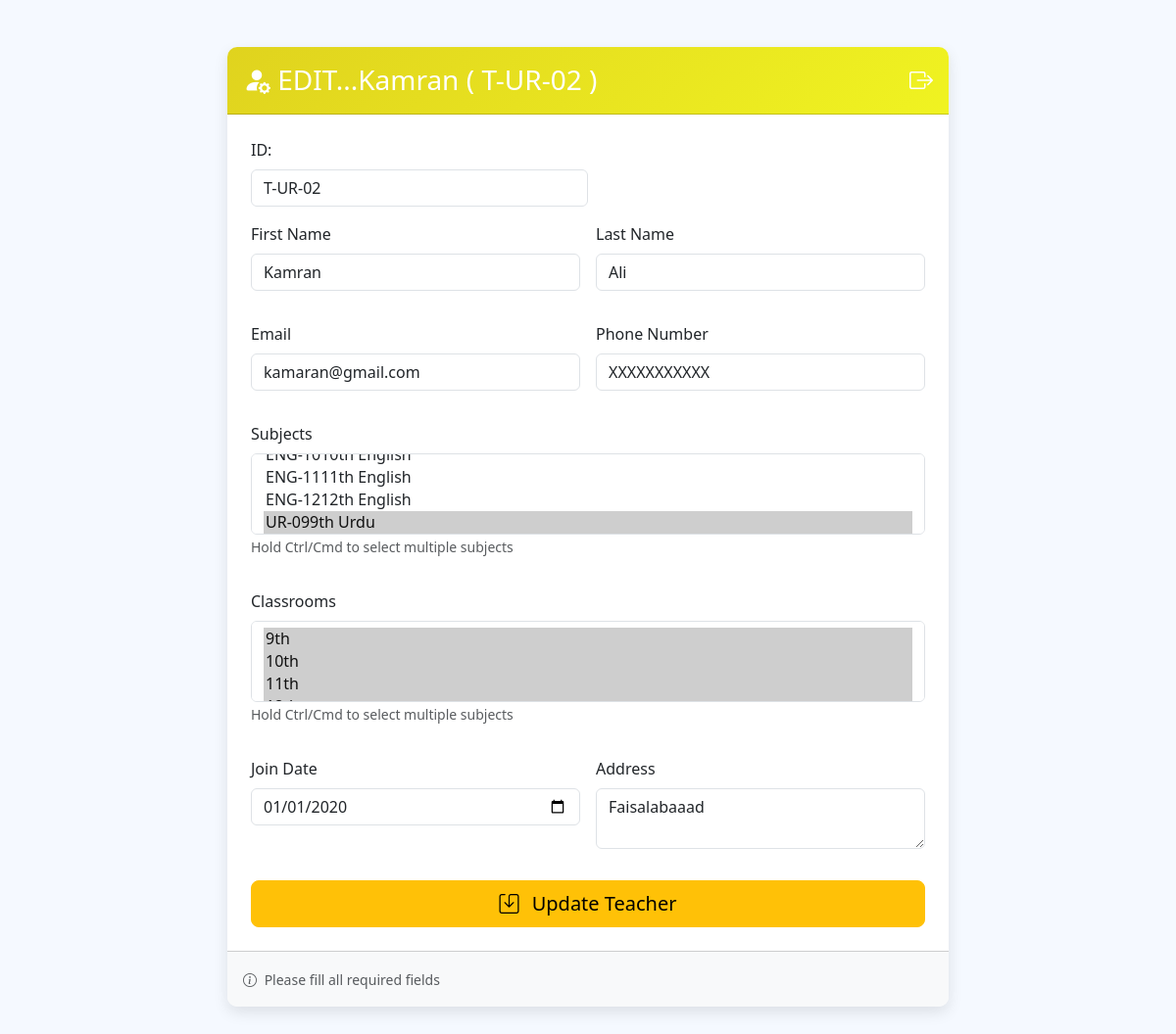
Page /edit_teachers/T-UR-02/ on the committed database.
### app_Admin/models/teacher.py (models this page shows, shortened)
class Teacher(models.Model):
    user = models.OneToOneField(User, on_delete=models.CASCADE)
    id=models.CharField(max_length=50, unique=True, primary_key=True)
    first_name=models.CharField(max_length=100)
    last_name=models.CharField(max_length=100)
    subject=models.ManyToManyField('app_Admin.Subject', through='Teacher_Subject', related_name='subject_of_teachers')
    classroom=models.ManyToManyField('app_Admin.classroom', through='Teacher_Classroom', related_name='classroom_of_teachers')
    address=models.TextField()
    contact_no=models.CharField(max_length=11)
    email=models.EmailField(unique=True)
    Join_date=models.DateField()
    school=models.ForeignKey(School, on_delete=models.CASCADE)

### app_Admin/models/subject.py (models this page shows, shortened)
class Subject(models.Model):
    id=models.CharField(max_length=50, primary_key=True)
    name=models.CharField(max_length=50,)
    classroom=models.ForeignKey(Classroom, on_delete=models.CASCADE, default='9')

### app_Admin/models/classroom.py (models this page shows, shortened)
class Classroom(models.Model):
    id=models.IntegerField(max_length=2, primary_key=True)
    name=models.CharField(max_length=50,default='class')

### app_Admin/views_part/admin_view.py (the view, shortened to what this page needs)
# urls.py: path('edit_teachers/<str:teacher_id>/',views.editTeachers.as_view(), name='edit_teachers'),
class editTeachers(View):
    def get(self,request,teacher_id):
        teacher = get_object_or_404(Teacher, pk=teacher_id)
        return render(request, 'edit_teachers.html', {
            'teacher': teacher,
            'form': TeacherForm(instance=teacher)
        })

### app_Admin/forms/teacher_form.py
class TeacherForm(forms.ModelForm):
    class Meta:
        model=Teacher
        fields = '__all__'
        exclude = ['school']
    def __init__(self, *args, **kwargs):
        super(TeacherForm, self).__init__(*args, **kwargs)
        assigned_student_users = Student.objects.values_list('user_id', flat=True)
        assigned_teacher_users = Teacher.objects.values_list('user_id', flat=True)
        all_assigned_users = list(assigned_student_users) + list(assigned_teacher_users)
        self.fields['user'].queryset = User.objects.filter(
        is_superuser=False,
        is_staff=False
        ).exclude(id__in=all_assigned_users)
        self.fields['user'].widget.attrs.update({'class': 'form-select'})

### app_Admin/templates/edit_teachers.html (shortened to what this page needs)
{% load static %}
<!DOCTYPE html>
<html lang="en">
<head>
    <link href="https://cdn.jsdelivr.net/npm/bootstrap@5.3.7/dist/css/bootstrap.min.css" rel="stylesheet">
    <link href="https://cdn.jsdelivr.net/npm/bootstrap-icons@1.11.3/font/bootstrap-icons.min.css" rel="stylesheet">
</head>
<body class="bg-light-blue">
    <div class="container py-5">
        <div class="row justify-content-center">
            <div class="col-lg-8">
                <div class="card form-card">
                    <div class="card-header form-header py-3 d-flex justify-content-between align-items-center">
                        <h3 class="mb-0"><i class="bi bi-person-fill-gear"></i> EDIT...{{teacher.first_name}}  ( {{teacher.id}} )</h3>
                    <a href="{% url "list_teachers" %}" class="logout-btn text-decoration-none" title="List">
                            <i class="bi bi-box-arrow-right fs-4"></i>
                        </a>
                    </div>
                    <div class="card-body p-4">
                        <form method="POST" enctype="multipart/form-data " id="tForm">
                        <div class="col-md-6">
                                    <div class="mb-3">
                                        <label for="id" class="form-label">ID:</label>
                                        <input type="text" class="form-control" id="id" name="id" value="{{teacher.id}}" readonly>
                                    </div>
                                </div>
                            <div class="row g-3">
                                <div class="col-md-6">
                                    <div class="mb-3">
                                        <label for="first_name" class="form-label">First Name</label>
                                        <input type="text" class="form-control" id="first_name" name="first_name" value="{{teacher.first_name}}">
                                    </div>
                                </div>
                                <div class="col-md-6">
                                    <div class="mb-3">
                                        <label for="last_name" class="form-label">Last Name</label>
                                        <input type="text" class="form-control" id="last_name" name="last_name" value="{{teacher.last_name}}">
                                    </div>
                                </div>
                                <div class="col-md-6">
                                    <div class="mb-3">
                                        <label for="email" class="form-label">Email</label>
                                        <input type="email" class="form-control" id="email" name="email" value="{{teacher.email}}">
                                    </div>
                                </div>
                                <div class="col-md-6">
                                    <div class="mb-3">
                                        <label for="contact_no" class="form-label">Phone Number</label>
                                        <input type="tel"  class="form-control" id="contact_no" name="contact_no" value="{{teacher.contact_no}}">
                                    </div>
                                </div>
                                <div class="col-12">
                                    <div class="mb-3">
                                        <label for="subject" class="form-label">Subjects</label>
                                        <select class="form-select" id="subject" name="subject" multiple size="3">
                                            {% for subject in form.subject.field.queryset %}
                                                <option value="{{ subject.id }}" {% if subject in teacher.subject.all %}selected{% endif %}>
                    {{ subject.id }}{{ subject.name }}</option>
                                            {% endfor %}
                                        </select>
                                        <small class="text-muted">Hold Ctrl/Cmd to select multiple subjects</small>
                                    </div>
                                </div>
                                <div class="col-12">
                                    <div class="mb-3">
                                        <label for="classroom" class="form-label">Classrooms</label>
                                        <select class="form-select" id="classroom" name="classroom" multiple size="3">
                                            {% for classroom in form.classroom.field.queryset %}
                                                <option value="{{classroom.id }}" {% if classroom in teacher.classroom.all %}selected{% endif %}>
                    {{ classroom.name }}</option>
                                            {% endfor %}
                                        </select>
                                        <small class="text-muted">Hold Ctrl/Cmd to select multiple subjects</small>
                                    </div>
                                </div>
                                <div class="col-md-6">
                                    <div class="mb-3">
                                        <label for="Join_date" class="form-label">Join Date</label>
                                        <input type="date" class="form-control" id="Join_date" name="Join_date" value="{{ teacher.Join_date|date:'Y-m-d' }}" required>
                                    </div>
                                </div>
                                <div class="col-md-6">
                                    <div class="mb-3">
                                        <label for="address" class="form-label">Address</label>
                                        <textarea class="form-control" id="id_address" name="address" value="{{ teacher.address }}" rows="2">{{ teacher.address }}</textarea>
                                    </div>
                                </div>
                                <div class="col-12">
                                    <div class="d-grid">
                                        <button type="submit" class="btn btn-warning btn-lg">
                                            <i class="bi bi-save me-2"></i> Update Teacher
                                        </button>
                                    </div>
                                </div>
                            </div>
                        </form>
                    </div>
                    <div class="card-footer bg-light py-3">
                        <small class="text-muted">
                            <i class="bi bi-info-circle me-1"></i> Please fill all required fields
                        </small>
                    </div>
                </div>
            </div>
        </div>
    </div>
</body>
</html>

### app_Admin/templates/edit_teachers.html (style rules this page uses)
.form-header { background: linear-gradient(135deg,rgb(224, 211, 30),rgb(240, 243, 33)); color: white; border-radius: 5px 5px 0 0; }
.form-card { border: none; box-shadow: 0 6px 15px rgba(0,0,0,0.1); border-radius: 10px; overflow: hidden; }
.bg-light-blue { background-color: #f5f9ff; }
.logout-btn { transition: all 0.3s ease; color: #fff; }

### rows in the picture
Teacher: first_name "Kamran", id "T-UR-02", last_name "Ali", email "kamaran@gmail.com", contact_no "XXXXXXXXXXX", subject "ENG-1111th English / ENG-1212th English / UR-099th Urdu ☑", classroom "9th ☑ / 10th ☑ / 11th ☑", Join_date "01/01/2020", address "Faisalabaaad"
